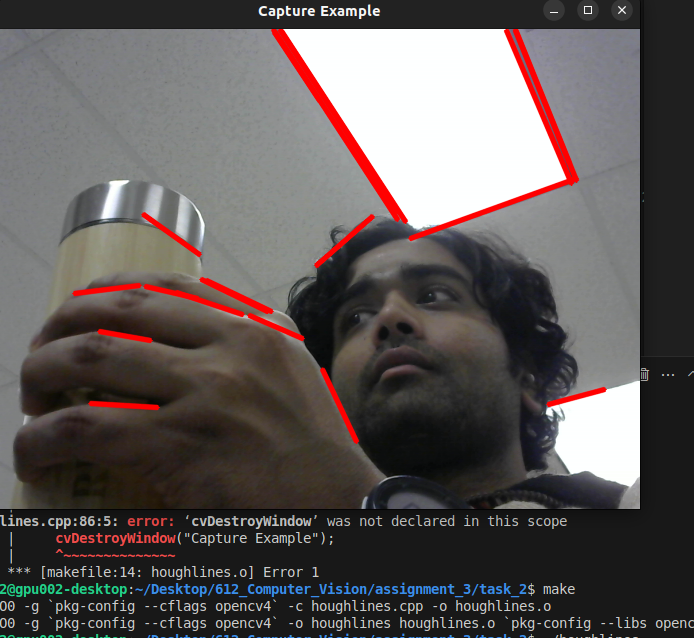
//> input picture assignment_3/task_2/task2.png, 694 x 638 px, given in place of the camera
$ ./houghCircles   (built with g++ and OpenCV 4)
//> lines starting //> are read from the running program, lines starting //| are printed output that depends on the picture; after the words box and inside, x2 and y2 are one past the last pixel; in counts of white or black regions, pixels touching at a corner belong together

#include <opencv2/imgcodecs.hpp>
#include <opencv2/highgui.hpp>
#include <opencv2/imgproc.hpp>
#include <opencv2/core.hpp>

#include <unistd.h>
#include <stdio.h>
#include <iostream>
#include <stdlib.h>

using namespace cv;
using namespace std;

#define HRES 640
#define VRES 480

int main(int argc, char** argv)
{

    namedWindow("Detected_Circles", WINDOW_AUTOSIZE);
    VideoCapture capture;
    Mat frame;
    int dev=0;
    Mat gray;

    vector<Vec3f> circles;


    if(argc > 1)
    {
        sscanf(argv[1], "%d", &dev);
        printf("using %s\n", argv[1]);
    }
    else if(argc == 1)
        printf("using default\n");

    else
    {
        printf("usage: capture [dev]\n");
        exit(-1);
    }

    capture.open(dev);
    capture.set(CAP_PROP_FRAME_WIDTH, HRES);
    capture.set(CAP_PROP_FRAME_HEIGHT, VRES);

    if(!capture.isOpened())
    {
        printf("could not open camera.\n");
        return -1;
    }
    while(1)
    {
        capture >> frame;
//> frame is the input picture: 638 rows x 694 cols, CV_8UC3; mean B, G, R 88.1, 89.1, 95.1
        if(frame.empty()) break;

        cvtColor(frame, gray, COLOR_BGR2GRAY);
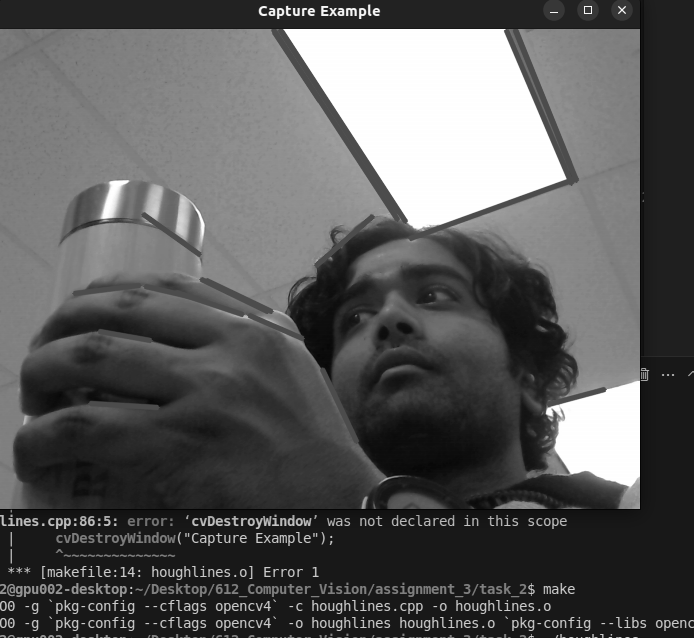
//> gray: 638 rows x 694 cols, CV_8UC1; min 4, max 255, mean 90.7
        // Canny(gray, gray, 50, 200, 3);

        medianBlur(gray, gray, 5);
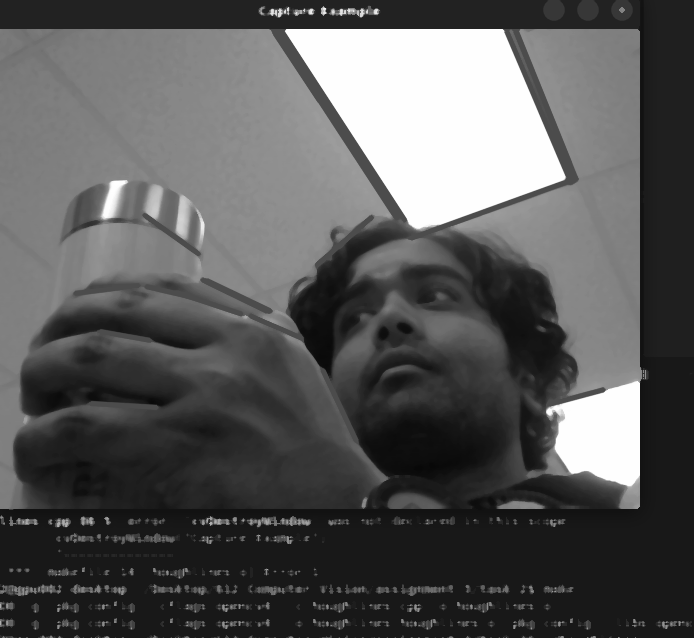
//> gray: 638 rows x 694 cols, CV_8UC1; min 8, max 255, mean 88.8
        vector<Vec3f> circles;
        HoughCircles(gray, circles, HOUGH_GRADIENT, 1,
                    gray.rows/16,  // change this value to detect circles with different distances to each other
                    100, 30, 1, 30 // change the last two parameters
                // (min_radius & max_radius) to detect larger circles
        );
//> circles = 1 circle (x, y, radius): [553.5, 9.5, 11]
        for( size_t i = 0; i < circles.size(); i++ )
        {
            Vec3i c = circles[i];
            Point center = Point(c[0], c[1]);
            // circle center
            circle( frame, center, 1, Scalar(0,100,100), 3, LINE_AA);
            // circle outline
            int radius = c[2];
            circle( frame, center, radius, Scalar(255,0,255), 3, LINE_AA);
        }
//> this loop made 1 pass
//> (center, radius) on pass 1: (Point(554, 10), 11)
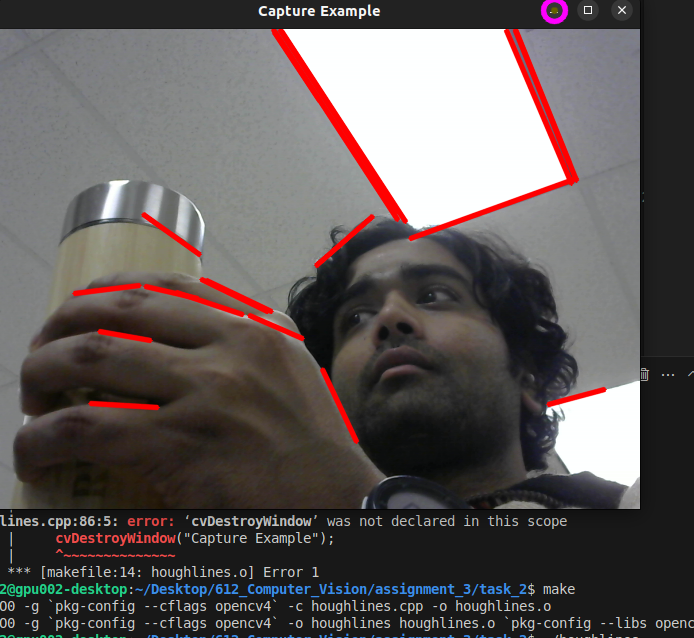
//> frame: 638 rows x 694 cols, CV_8UC3; 0.11% of pixels changed, all inside (x1, y1, x2, y2) = (540, 0, 569, 25)
        imshow("Detected_Circles", frame);

        char c = (char)waitKey(10);
//> the 'q' key is pressed
        if(c=='q') break;

    }
    capture.release();
    destroyWindow("Detected_Circles");
    return 0;

}
